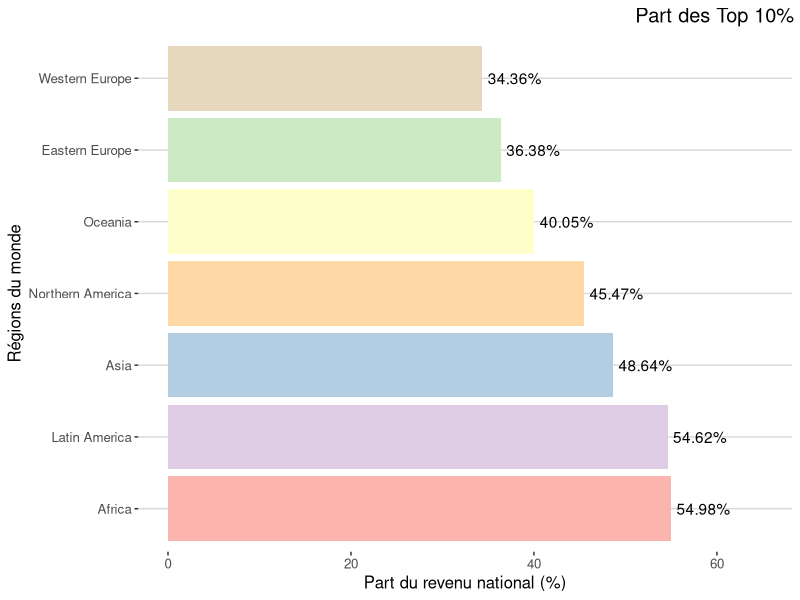
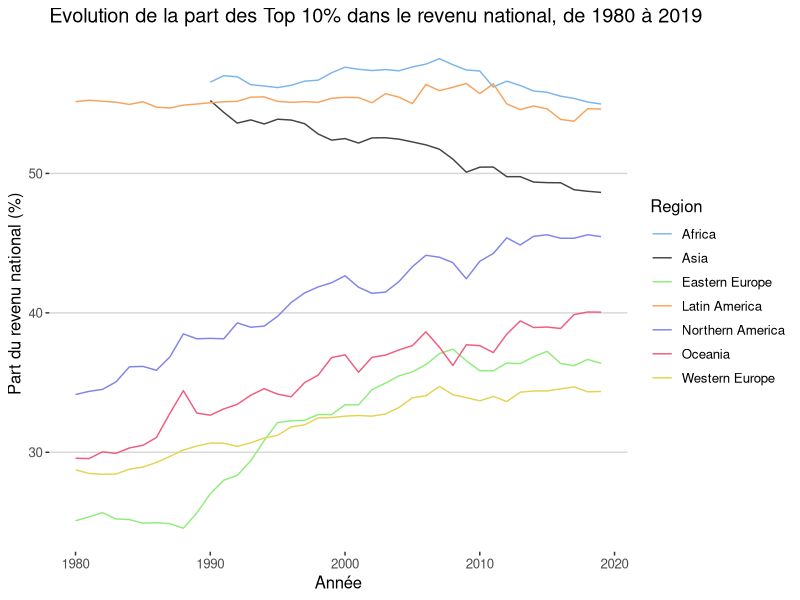
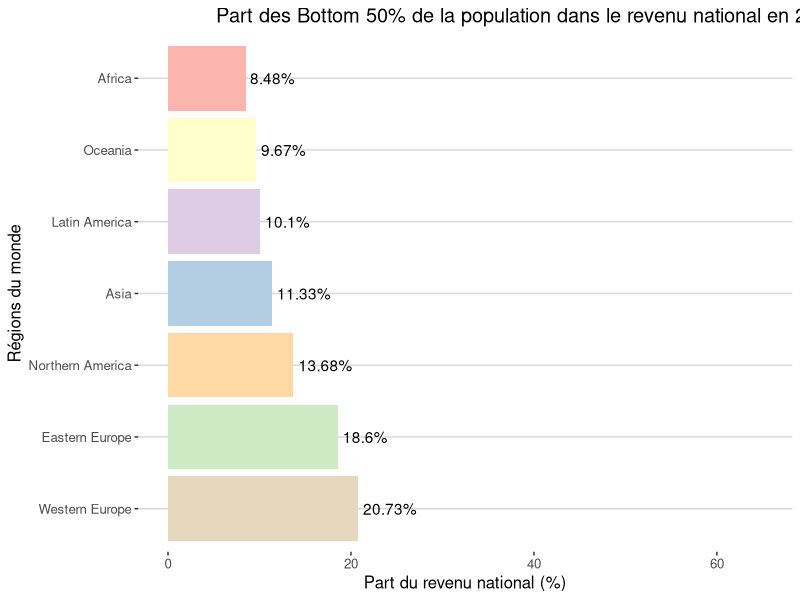
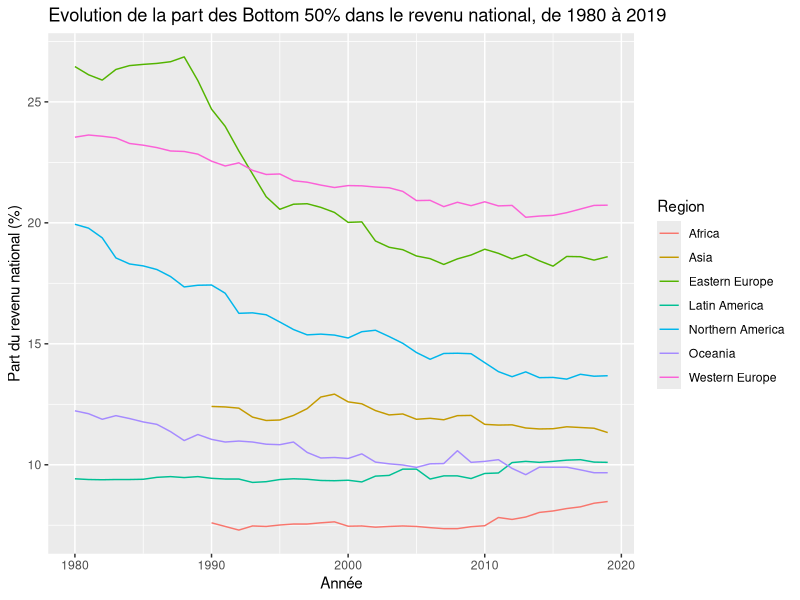
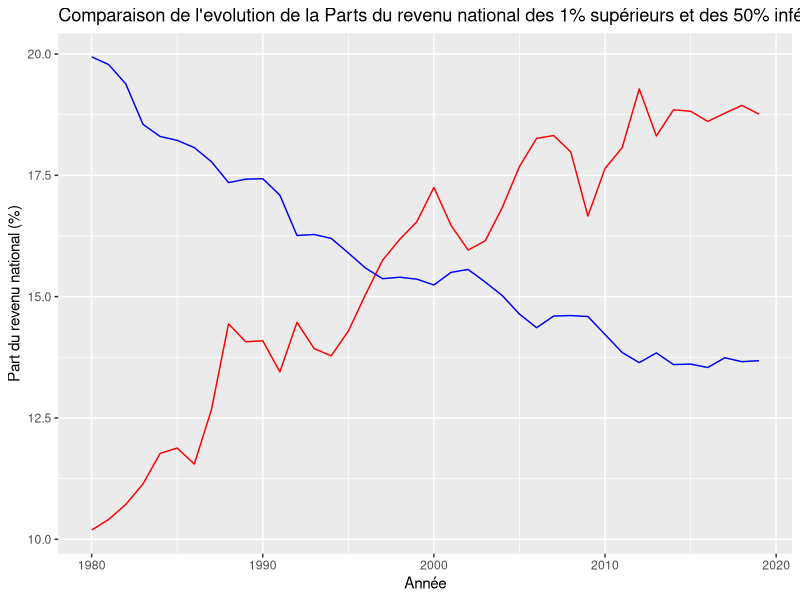
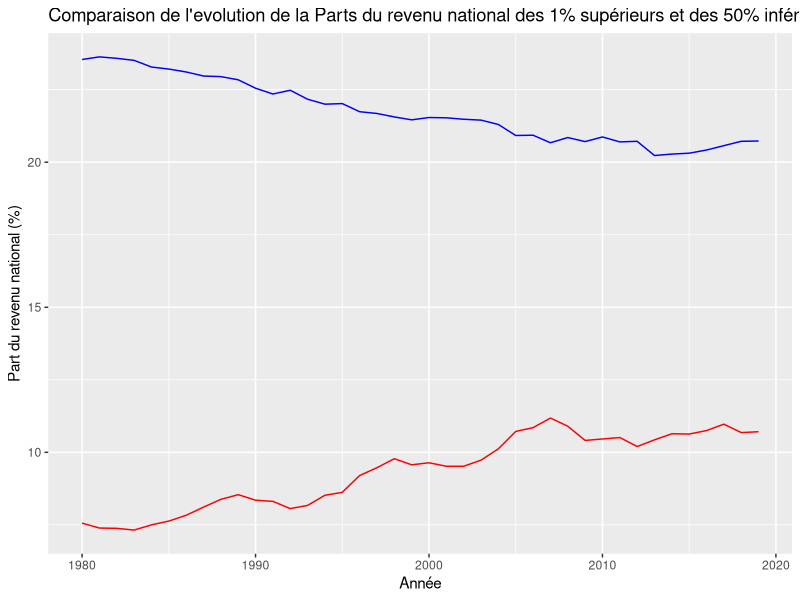
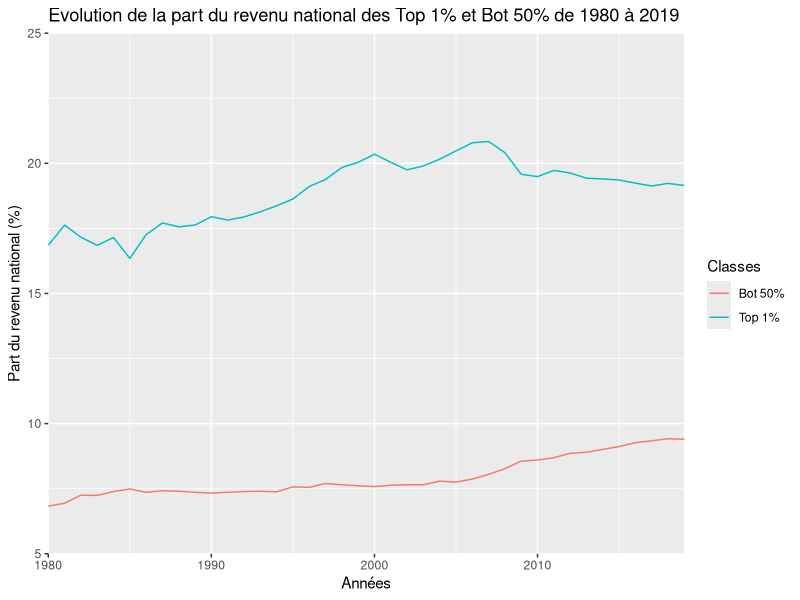
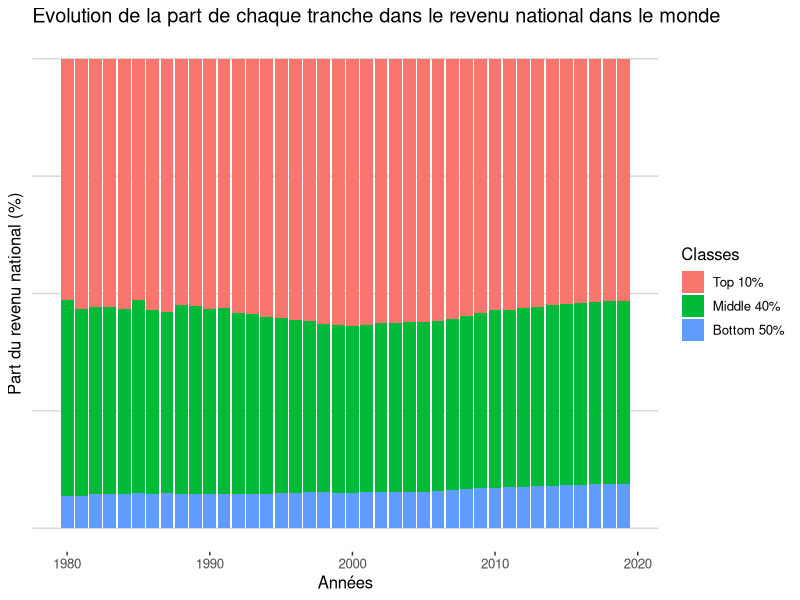

Source code (R) for these figures, in order:
## ---- chunk 1
knitr::opts_chunk$set(echo = TRUE)
## ---- chunk 2
library(tidyverse)
library(reshape2)
library(ggthemes)

## ---- chunk 3
world_region_data <- read_delim("data/World_Region_Data/world_region_data.csv", 
    ";", escape_double = FALSE, trim_ws = TRUE)

world_region_data2 <- read_delim("data/World_Region_Data/world_region_data2.csv", 
    ";", escape_double = FALSE, trim_ws = TRUE)

world_country_data1 <- read_delim("data/World_Country_Data/world_country_data1.csv", 
    ";", escape_double = FALSE, trim_ws = TRUE)

world_country_data2 <- read_delim("data/World_Country_Data/world_country_data2.csv", 
    ";", escape_double = FALSE, trim_ws = TRUE)

world_country_data3 <- read_delim("data/World_Country_Data/world_country_data3.csv", 
    ";", escape_double = FALSE, trim_ws = TRUE)
## ---- chunk 4
region_dataset <- merge(x = world_region_data, y = world_region_data2, by = "Year", all = TRUE)
region_dataset <- data.frame(region_dataset)
region_dataset <- tibble(region_dataset)
rm(world_region_data,world_region_data2)
## ---- chunk 5
country_dataset <- merge(x = world_country_data1, y = world_country_data2, by = "Year", all = TRUE)
country_dataset <- merge(x = country_dataset, y = world_country_data3, by = "Year", all = TRUE)
country_dataset <- data.frame(country_dataset)
country_dataset <- tibble(country_dataset)
## ---- chunk 6
NIdataset <- region_dataset %>% select("Year", ends_with("NI"))
GDPdataset <- region_dataset %>% select("Year", ends_with("GDP"))
PTNIB40dataset <- region_dataset %>% select("Year", ends_with("PTNIB40"))
PTNIB50dataset <- region_dataset %>% select("Year", ends_with("PTNIB50"))
PTNIT1dataset <- region_dataset %>% select("Year", ends_with("PTNIT1"))
PTNIT10dataset <- region_dataset %>% select("Year", ends_with("PTNIT10"))
PTNIM40dataset <- region_dataset %>% select("Year", ends_with("PTNIM40"))
rm(region_dataset)
## ---- chunk 7
PatGouvdataset <- world_country_data1 %>% select("Year", ends_with("PatrimoineGouvernement"))
PatPrivdataset <- world_country_data1 %>% select("Year", ends_with("PatrimoinePrivé"))
PIBdataset <- world_country_data1 %>% select("Year", ends_with("PIB"))
RatioPatRevdataset <- world_country_data1 %>% select("Year", ends_with("RatioPatrimoineRevenu"))
RevNatdataset <- world_country_data2 %>% select("Year", ends_with("RevenuNational"))
RevNatTop10dataset <- world_country_data2 %>% select("Year", ends_with("RevenuNationalPT(Top10%)"))
RevNatBottom50dataset <- world_country_data2 %>% select("Year", ends_with("RevenuNationalPT(Bottom50%)"))
RevNatTop1dataset <- world_country_data2 %>% select("Year", ends_with("RevenuNationalPT(Top1%)"))
RevNatMedium40dataset <- world_country_data2 %>% select("Year", ends_with("RevenuNationalPT(Medium40%)"))
CapNatdataset <- world_country_data3 %>% select("Year", ends_with("CapitalNational"))
PatTop10 <- country_dataset %>% select("Year", ends_with("Patrimoine.Top10.."))
PatMedium40 <- country_dataset %>% select("Year", ends_with("Patrimoine.Medium40.."))
PatBottom50 <- country_dataset %>% select("Year", ends_with("Patrimoine.Bottom50.."))
PatTop1 <- country_dataset %>% select("Year", ends_with("Patrimoine.Top1.."))
rm(country_dataset,world_country_data1,world_country_data2,world_country_data3)
## ---- chunk 8
tempdataset <- PTNIT10dataset %>% rename("World"=WorldPTNIT10,"Western Europe"=WesternEuropePTNIT10, Asia=AsiaPTNIT10, "Eastern Europe"=EasternEuropePTNIT10, "Northern America"=NorthernAmericaPTNIT10, Oceania=OceaniaPTNIT10, "Latin America"=LatinAmericaPTNIT10, Africa=AfricaPTNIT10) %>%
melt(id.vars="Year") %>%
filter(variable=="World"|variable=="Western Europe"|variable=="Asia"|variable=="Eastern Europe"|variable=="Northern America"|variable=="Oceania"|variable=="Latin America"|variable=="Africa")%>%
mutate(PTNIT10_in_percent = value*100)%>%
subset (select = -value)

tempdataset2 <- PTNIM40dataset %>% rename("World"=WorldPTNIM40,"Western Europe"=WesternEuropePTNIM40, Asia=AsiaPTNIM40, "Eastern Europe"=EasternEuropePTNIM40, "Northern America"=NorthernAmericaPTNIM40, Oceania=OceaniaPTNIM40, "Latin America"=LatinAmericaPTNIM40, Africa=AfricaPTNIM40) %>%
melt(id.vars="Year") %>%
filter(variable=="World"|variable=="Western Europe"|variable=="Asia"|variable=="Eastern Europe"|variable=="Northern America"|variable=="Oceania"|variable=="Latin America"|variable=="Africa") %>%
mutate(PTNIM40_in_percent = value*100)%>%
subset (select = -value)


tempdataset3 <- PTNIB50dataset %>% rename("World"=WorldPTNIB50,"Western Europe"=WesternEuropePTNIB50, Asia=AsiaPTNIB50, "Eastern Europe"=EasternEuropePTNIB50, "Northern America"=NorthernAmericaPTNIB50, Oceania=OceaniaPTNIB50, "Latin America"=LatinAmericaPTNIB50, Africa=AfricaPTNIB50) %>%
melt(id.vars="Year") %>%
filter(variable=="World"|variable=="Western Europe"|variable=="Asia"|variable=="Eastern Europe"|variable=="Northern America"|variable=="Oceania"|variable=="Latin America"|variable=="Africa") %>%
mutate(PTNIB50_in_percent = value*100)%>%
subset (select = -value)

tempdataset4 <- PTNIT1dataset %>% rename("World"=WorldPTNIT1,"Western Europe"=WesternEuropePTNIT1, Asia=AsiaPTNIT1, "Eastern Europe"=EasternEuropePTNIT1, "Northern America"=NorthernAmericaPTNIT1, Oceania=OceaniaPTNIT1, "Latin America"=LatinAmericaPTNIT1, Africa=AfricaPTNIT1) %>%
melt(id.vars="Year") %>%
filter(variable=="World"|variable=="Western Europe"|variable=="Asia"|variable=="Eastern Europe"|variable=="Northern America"|variable=="Oceania"|variable=="Latin America"|variable=="Africa")%>%
mutate(PTNIT1_in_percent = value*100)%>%
subset (select = -value)

tempdataset5 <- NIdataset %>% rename("World"=WorldNI,"Western Europe"=WesternEuropeNI, Asia=AsiaNI, "Eastern Europe"=EasternEuropeNI, "Northern America"=NorthernAmericaNI, Oceania=OceaniaNI, "Latin America"=LatinAmericaNI, Africa=AfricaNI) %>%
melt(id.vars="Year") %>%
filter(variable=="World"|variable=="Western Europe"|variable=="Asia"|variable=="Eastern Europe"|variable=="Northern America"|variable=="Oceania"|variable=="Latin America"|variable=="Africa")%>%
rename(NI=value)

tempdataset6 <- GDPdataset %>% rename("World"=WorldGDP,"Western Europe"=WesternEuropeGDP, Asia=AsiaGDP, "Eastern Europe"=EasternEuropeGDP, "Northern America"=NorthernAmericaGDP, Oceania=OceaniaGDP, "Latin America"=LatinAmericaGDP, Africa=AfricaGDP) %>%
melt(id.vars="Year") %>%
filter(variable=="World"|variable=="Western Europe"|variable=="Asia"|variable=="Eastern Europe"|variable=="Northern America"|variable=="Oceania"|variable=="Latin America"|variable=="Africa")%>%
rename(GDP=value)
## ---- chunk 9
final_region_dataset <- merge(x = tempdataset, y = tempdataset2, by = c("Year", "variable"), all = TRUE)
final_region_dataset <- merge(x = final_region_dataset, y = tempdataset3, by = c("Year", "variable"), all = TRUE)
final_region_dataset <- merge(x = final_region_dataset, y = tempdataset4, by = c("Year", "variable"), all = TRUE)
final_region_dataset <- merge(x = final_region_dataset, y = tempdataset5, by = c("Year", "variable"), all = TRUE)
final_region_dataset <- merge(x = final_region_dataset, y = tempdataset6, by = c("Year", "variable"), all = TRUE)%>%
rename(Region=variable)
rm(tempdataset, tempdataset2, tempdataset3,tempdataset4,tempdataset5,tempdataset6)
rm(NIdataset,GDPdataset,PTNIT1dataset,PTNIT10dataset,PTNIM40dataset,PTNIB50dataset,PTNIB40dataset)
## ---- chunk 10
tempdataset <- PatGouvdataset %>% rename("France"=France_PatrimoineGouvernement,"Afrique du Sud"=AfriqueSud_PatrimoineGouvernement, "Australie"=Australie_PatrimoineGouvernement, "Canada"=Canada_PatrimoineGouvernement, "Chine"=Chine_PatrimoineGouvernement, "Danemark"=Danemark_PatrimoineGouvernement, "Inde"=Inde_PatrimoineGouvernement, "Royaume-Uni"=RU_PatrimoineGouvernement, "Japon"=Japon_PatrimoineGouvernement, "Mexique"=Mexique_PatrimoineGouvernement, "Russie"=Russie_PatrimoineGouvernement, "Etats-Unis"=US_PatrimoineGouvernement) %>%
melt(id.vars="Year") %>%
mutate(PatrimoineGouvernement = value)%>%
subset (select = -value)

tempdataset2 <- PatPrivdataset %>% rename("France"=France_PatrimoinePrivé,"Afrique du Sud"=AfriqueSud_PatrimoinePrivé, "Australie"=Australie_PatrimoinePrivé, "Canada"=Canada_PatrimoinePrivé, "Chine"=Chine_PatrimoinePrivé, "Danemark"=Danemark_PatrimoinePrivé, "Inde"=Inde_PatrimoinePrivé, "Royaume-Uni"=RU_PatrimoinePrivé, "Japon"=Japon_PatrimoinePrivé, "Mexique"=Mexique_PatrimoinePrivé, "Russie"=Russie_PatrimoinePrivé, "Etats-Unis"=US_PatrimoinePrivé) %>%
melt(id.vars="Year") %>%
mutate(PatrimoinePrivé = value)%>%
subset (select = -value)

tempdataset3 <- PIBdataset %>% rename("France"=France_PIB,"Afrique du Sud"=AfriqueSud_PIB, "Australie"=Australie_PIB, "Canada"=Canada_PIB, "Chine"=Chine_PIB, "Danemark"=Danemark_PIB, "Inde"=Inde_PIB, "Royaume-Uni"=RU_PIB, "Japon"=Japon_PIB, "Mexique"=Mexique_PIB, "Russie"=Russie_PIB, "Etats-Unis"=US_PIB) %>%
melt(id.vars="Year") %>%
mutate(PIB = value)%>%
subset (select = -value)

tempdataset4 <- RatioPatRevdataset %>% rename("France"=France_RatioPatrimoineRevenu,"Afrique du Sud"=AfriqueSud_RatioPatrimoineRevenu, "Australie"=Australie_RatioPatrimoineRevenu, "Canada"=Canada_RatioPatrimoineRevenu, "Chine"=Chine_RatioPatrimoineRevenu, "Danemark"=Danemark_RatioPatrimoineRevenu, "Inde"=Inde_RatioPatrimoineRevenu, "Royaume-Uni"=RU_RatioPatrimoineRevenu, "Japon"=Japon_RatioPatrimoineRevenu, "Mexique"=Mexique_RatioPatrimoineRevenu, "Russie"=Russie_RatioPatrimoineRevenu, "Etats-Unis"=US_RatioPatrimoineRevenu) %>%
melt(id.vars="Year") %>%
mutate(RatioPatrimoineRevenu = value)%>%
subset (select = -value)

tempdataset5 <- RevNatdataset %>% rename("France"=France_RevenuNational,"Afrique du Sud"=AfriqueSud_RevenuNational, "Australie"=Australie_RevenuNational, "Canada"=Canada_RevenuNational, "Chine"=Chine_RevenuNational, "Danemark"=Danemark_RevenuNational, "Inde"=Inde_RevenuNational, "Royaume-Uni"=RU_RevenuNational, "Japon"=Japon_RevenuNational, "Mexique"=Mexique_RevenuNational, "Russie"=Russie_RevenuNational, "Etats-Unis"=US_RevenuNational) %>%
melt(id.vars="Year") %>%
mutate(RevenuNational = value)%>%
subset (select = -value)

tempdataset6 <- RevNatTop10dataset %>% rename("France"=`France_RevenuNationalPT(Top10%)`,"Afrique du Sud"=`AfriqueSud_RevenuNationalPT(Top10%)`, "Australie"=`Australie_RevenuNationalPT(Top10%)`, "Canada"=`Canada_RevenuNationalPT(Top10%)`, "Chine"=`Chine_RevenuNationalPT(Top10%)`, "Danemark"=`Danemark_RevenuNationalPT(Top10%)`, "Inde"=`Inde_RevenuNationalPT(Top10%)`, "Royaume-Uni"=`RU_RevenuNationalPT(Top10%)`, "Japon"=`Japon_RevenuNationalPT(Top10%)`, "Mexique"=`Mexique_RevenuNationalPT(Top10%)`, "Russie"=`Russie_RevenuNationalPT(Top10%)`, "Etats-Unis"=`US_RevenuNationalPT(Top10%)`) %>%
melt(id.vars="Year") %>%
mutate(RevenuNationalTop10 = value*100)%>%
subset (select = -value)

tempdataset7 <- RevNatBottom50dataset %>% rename("France"=`France_RevenuNationalPT(Bottom50%)`,"Afrique du Sud"=`AfriqueSud_RevenuNationalPT(Bottom50%)`, "Australie"=`Australie_RevenuNationalPT(Bottom50%)`, "Canada"=`Canada_RevenuNationalPT(Bottom50%)`, "Chine"=`Chine_RevenuNationalPT(Bottom50%)`, "Danemark"=`Danemark_RevenuNationalPT(Bottom50%)`, "Inde"=`Inde_RevenuNationalPT(Bottom50%)`, "Royaume-Uni"=`RU_RevenuNationalPT(Bottom50%)`, "Japon"=`Japon_RevenuNationalPT(Bottom50%)`, "Mexique"=`Mexique_RevenuNationalPT(Bottom50%)`, "Russie"=`Russie_RevenuNationalPT(Bottom50%)`, "Etats-Unis"=`US_RevenuNationalPT(Bottom50%)`) %>%
melt(id.vars="Year") %>%
mutate(RevenuNationalBottom50 = value*100)%>%
subset (select = -value)

tempdataset8 <- RevNatTop1dataset %>% rename("France"=`France_RevenuNationalPT(Top1%)`,"Afrique du Sud"=`AfriqueSud_RevenuNationalPT(Top1%)`, "Australie"=`Australie_RevenuNationalPT(Top1%)`, "Canada"=`Canada_RevenuNationalPT(Top1%)`, "Chine"=`Chine_RevenuNationalPT(Top1%)`, "Danemark"=`Danemark_RevenuNationalPT(Top1%)`, "Inde"=`Inde_RevenuNationalPT(Top1%)`, "Royaume-Uni"=`RU_RevenuNationalPT(Top1%)`, "Japon"=`Japon_RevenuNationalPT(Top1%)`, "Mexique"=`Mexique_RevenuNationalPT(Top1%)`, "Russie"=`Russie_RevenuNationalPT(Top1%)`, "Etats-Unis"=`US_RevenuNationalPT(Top1%)`) %>%
melt(id.vars="Year") %>%
mutate(RevenuNationalTop1 = value*100)%>%
subset (select = -value)

tempdataset9 <- RevNatMedium40dataset %>% rename("France"=`France_RevenuNationalPT(Medium40%)`,"Afrique du Sud"=`AfriqueSud_RevenuNationalPT(Medium40%)`, "Australie"=`Australie_RevenuNationalPT(Medium40%)`, "Canada"=`Canada_RevenuNationalPT(Medium40%)`, "Chine"=`Chine_RevenuNationalPT(Medium40%)`, "Danemark"=`Danemark_RevenuNationalPT(Medium40%)`, "Inde"=`Inde_RevenuNationalPT(Medium40%)`, "Royaume-Uni"=`RU_RevenuNationalPT(Medium40%)`, "Japon"=`Japon_RevenuNationalPT(Medium40%)`, "Mexique"=`Mexique_RevenuNationalPT(Medium40%)`, "Russie"=`Russie_RevenuNationalPT(Medium40%)`, "Etats-Unis"=`US_RevenuNationalPT(Medium40%)`) %>%
melt(id.vars="Year") %>%
mutate(RevenuNationalMedium40 = value*100)%>%
subset (select = -value)

tempdataset10 <- CapNatdataset %>% rename("France"=France_CapitalNational,"Afrique du Sud"=AfriqueSud_CapitalNational, "Australie"=Australie_CapitalNational, "Canada"=Canada_CapitalNational, "Chine"=Chine_CapitalNational, "Danemark"=Danemark_CapitalNational, "Inde"=Inde_CapitalNational, "Royaume-Uni"=RU_CapitalNational, "Japon"=Japon_CapitalNational, "Mexique"=Mexique_CapitalNational, "Russie"=Russie_CapitalNational, "Etats-Unis"=US_CapitalNational) %>%
melt(id.vars="Year") %>%
mutate(CapitalNational = value*100)%>%
subset (select = -value)

tempdataset11 <- PatTop10 %>% rename("France"=France_Patrimoine.Top10..,"Afrique du Sud"=AfriqueSud_Patrimoine.Top10.., "Australie"=Australie_Patrimoine.Top10.., "Canada"=Canada_Patrimoine.Top10.., "Chine"=Chine_Patrimoine.Top10.., "Danemark"=Danemark_Patrimoine.Top10.., "Inde"=Inde_Patrimoine.Top10.., "Royaume-Uni"=RU_Patrimoine.Top10.., "Japon"=Japon_Patrimoine.Top10.., "Mexique"=Mexique_Patrimoine.Top10.., "Russie"=Russie_Patrimoine.Top10.., "Etats-Unis"=US_Patrimoine.Top10..) %>%
melt(id.vars="Year") %>%
mutate(PatrimoineTop10 = value*100)%>%
subset (select = -value)

tempdataset12 <- PatBottom50 %>% rename("France"=France_Patrimoine.Bottom50..,"Afrique du Sud"=AfriqueSud_Patrimoine.Bottom50.., "Australie"=Australie_Patrimoine.Bottom50.., "Canada"=Canada_Patrimoine.Bottom50.., "Chine"=Chine_Patrimoine.Bottom50.., "Danemark"=Danemark_Patrimoine.Bottom50.., "Inde"=Inde_Patrimoine.Bottom50.., "Royaume-Uni"=RU_Patrimoine.Bottom50.., "Japon"=Japon_Patrimoine.Bottom50.., "Mexique"=Mexique_Patrimoine.Bottom50.., "Russie"=Russie_Patrimoine.Bottom50.., "Etats-Unis"=US_Patrimoine.Bottom50..) %>%
melt(id.vars="Year") %>%
mutate(PatrimoineBottom50 = value*100)%>%
subset (select = -value)

tempdataset13 <- PatTop1 %>% rename("France"=France_Patrimoine.Top1..,"Afrique du Sud"=AfriqueSud_Patrimoine.Top1.., "Australie"=Australie_Patrimoine.Top1.., "Canada"=Canada_Patrimoine.Top1.., "Chine"=Chine_Patrimoine.Top1.., "Danemark"=Danemark_Patrimoine.Top1.., "Inde"=Inde_Patrimoine.Top1.., "Royaume-Uni"=RU_Patrimoine.Top1.., "Japon"=Japon_Patrimoine.Top1.., "Mexique"=Mexique_Patrimoine.Top1.., "Russie"=Russie_Patrimoine.Top1.., "Etats-Unis"=US_Patrimoine.Top1..) %>%
melt(id.vars="Year") %>%
mutate(PatrimoineTop1 = value*100)%>%
subset (select = -value)

tempdataset14 <- PatMedium40 %>% rename("France"=France_Patrimoine.Medium40..,"Afrique du Sud"=AfriqueSud_Patrimoine.Medium40.., "Australie"=Australie_Patrimoine.Medium40.., "Canada"=Canada_Patrimoine.Medium40.., "Chine"=Chine_Patrimoine.Medium40.., "Danemark"=Danemark_Patrimoine.Medium40.., "Inde"=Inde_Patrimoine.Medium40.., "Royaume-Uni"=RU_Patrimoine.Medium40.., "Japon"=Japon_Patrimoine.Medium40.., "Mexique"=Mexique_Patrimoine.Medium40.., "Russie"=Russie_Patrimoine.Medium40.., "Etats-Unis"=US_Patrimoine.Medium40..) %>%
melt(id.vars="Year") %>%
mutate(PatrimoineMedium40 = value*100)%>%
subset (select = -value)

final_country_dataset <- merge(x = tempdataset, y = tempdataset2, by = c("Year", "variable"), all = TRUE)
final_country_dataset <- merge(x = final_country_dataset, y = tempdataset3, by = c("Year", "variable"), all = TRUE)
final_country_dataset <- merge(x = final_country_dataset, y = tempdataset4, by = c("Year", "variable"), all = TRUE)
final_country_dataset <- merge(x = final_country_dataset, y = tempdataset5, by = c("Year", "variable"), all = TRUE)
final_country_dataset <- merge(x = final_country_dataset, y = tempdataset6, by = c("Year", "variable"), all = TRUE)
final_country_dataset <- merge(x = final_country_dataset, y = tempdataset7, by = c("Year", "variable"), all = TRUE)
final_country_dataset <- merge(x = final_country_dataset, y = tempdataset8, by = c("Year", "variable"), all = TRUE)
final_country_dataset <- merge(x = final_country_dataset, y = tempdataset9, by = c("Year", "variable"), all = TRUE)
final_country_dataset <- merge(x = final_country_dataset, y = tempdataset10, by = c("Year", "variable"), all = TRUE)
final_country_dataset <- merge(x = final_country_dataset, y = tempdataset11, by = c("Year", "variable"), all = TRUE)
final_country_dataset <- merge(x = final_country_dataset, y = tempdataset12, by = c("Year", "variable"), all = TRUE)
final_country_dataset <- merge(x = final_country_dataset, y = tempdataset13, by = c("Year", "variable"), all = TRUE)
final_country_dataset <- merge(x = final_country_dataset, y = tempdataset14, by = c("Year", "variable"), all = TRUE)

final_country_dataset <- final_country_dataset %>% rename(Pays=variable)
rm(tempdataset, tempdataset2, tempdataset3,tempdataset4,tempdataset5,tempdataset6,tempdataset7,tempdataset8,tempdataset9,tempdataset10,tempdataset11,tempdataset12,tempdataset13,tempdataset14)
rm(PatGouvdataset,PatPrivdataset,PIBdataset,RatioPatRevdataset,RevNatdataset,RevNatTop1dataset,RevNatTop10dataset,RevNatMedium40dataset,RevNatBottom50dataset,CapNatdataset,PatTop1,PatTop10,PatMedium40,PatBottom50)
## ---- chunk 11
head(final_region_dataset)
## ---- chunk 12
head(final_country_dataset)
## ---- chunk 13
# Part des Top 10% de la population dans le revenu national en 2019
final_region_dataset %>% filter(Year == "2019", Region !="World") %>%
ggplot(aes(x= reorder(Region, -PTNIT10_in_percent), y=PTNIT10_in_percent, fill=Region)) + geom_bar(stat="identity") + ylim(0,65) + geom_text(aes(label=paste0(PTNIT10_in_percent, "%"), hjust=-0.1))+ labs(title="Part des Top 10% de la population dans le revenu national en 2019", x="Régions du monde", y = "Part du revenu national (%)") + scale_fill_brewer(palette = "Pastel1") + coord_flip() +  theme_hc()+ scale_colour_hc() + theme(legend.position = "none", plot.title = element_text(size = rel(1.2), hjust = 8))

## ---- chunk 14
#Evolution de la part des Top 10% dans le revenu national, de 1980 à 2019
final_region_dataset %>% filter(Region!="World")%>% ggplot(aes(x=Year, y=PTNIT10_in_percent, group = Region, color = Region))+geom_line() + labs(title="Evolution de la part des Top 10% dans le revenu national, de 1980 à 2019", x="Année", y = "Part du revenu national (%)")+theme_hc()+ scale_colour_hc()+theme(legend.position = "right")

## ---- chunk 15

# Part des Bottom 50% de la population dans le revenu national en 2019
final_region_dataset %>% filter(Year == "2019", Region !="World") %>%
ggplot(aes(x= reorder(Region, -PTNIB50_in_percent), y=PTNIB50_in_percent, fill=Region)) + geom_bar(stat="identity") + ylim(0,65) + geom_text(aes(label=paste0(PTNIB50_in_percent, "%"), hjust=-0.1))+ labs(title="Part des Bottom 50% de la population dans le revenu national en 2019", x="Régions du monde", y = "Part du revenu national (%)") + scale_fill_brewer(palette = "Pastel1") + coord_flip()  +  theme_hc()+ scale_colour_hc() + theme(legend.position = "none", plot.title = element_text(size = rel(1.2), hjust = 2.5))

## ---- chunk 16
#Evolution de la part des Bottom 50% dans le revenu national, de 1980 à 2019
final_region_dataset %>%filter(Region!="World")%>% ggplot(aes(x=Year, y=PTNIB50_in_percent, group = Region, color = Region))+geom_line() + labs(title="Evolution de la part des Bottom 50% dans le revenu national, de 1980 à 2019", x="Année", y = "Part du revenu national (%)")

## ---- chunk 17
#Comparaison de l'evolution de la Parts du revenu national des 1% supérieurs et des 50% inférieurs en Amérique du Nord, de 1980 à 2019
final_region_dataset %>% filter(Region == "Northern America") %>%
ggplot(aes(x=Year))+geom_line(aes(y=PTNIT1_in_percent), color="red") +geom_line(aes(y=PTNIB50_in_percent), color="blue") + labs(title="Comparaison de l'evolution de la Parts du revenu national des 1% supérieurs et des 50% inférieurs en Amérique du Nord, de 1980 à 2019", x="Année", y = "Part du revenu national (%)")

## ---- chunk 18
#Comparaison de l'evolution de la Parts du revenu national des 1% supérieurs et des 50% inférieurs en Europe de l'Ouest, de 1980 à 2019
final_region_dataset %>% filter(Region == "Western Europe") %>%
ggplot(aes(x=Year))+geom_line(aes(y=PTNIT1_in_percent), color="red") +geom_line(aes(y=PTNIB50_in_percent), color="blue") + labs(title="Comparaison de l'evolution de la Parts du revenu national des 1% supérieurs et des 50% inférieurs en Europe de l'Ouest, de 1980 à 2019", x="Année", y = "Part du revenu national (%)")

## ---- chunk 19
final_region_dataset %>% filter(Region == "World") %>%
ggplot(aes(x=Year))+geom_line(aes(y=PTNIT1_in_percent, color="Top 1%"))+geom_line(aes(y=PTNIB50_in_percent, color="Bot 50%")) + labs(title="Evolution de la part du revenu national des Top 1% et Bot 50% de 1980 à 2019", x="Années", y = "Part du revenu national (%)",color = "Classes" )+ scale_x_continuous(limits = c(1980,2019), expand = c(0, 0)) + scale_y_continuous(limits = c(5,25), expand = c(0, 0))
## ---- chunk 20
world <- filter(final_region_dataset, Region== "World")
world <- melt(world[,c('Year','PTNIT10_in_percent','PTNIM40_in_percent','PTNIB50_in_percent')],id.vars =1)

world%>%
ggplot(aes(x=Year))+geom_col(aes(y=value, fill=variable))+ scale_fill_discrete(name = "Classes", labels = c("Top 10%", "Middle 40%", "Bottom 50%"))+
labs(title="Evolution de la part de chaque tranche dans le revenu national dans le monde", x="Années", y = "Part du revenu national (%)" )+theme(axis.text.y=element_blank(), axis.ticks.y=element_blank())+theme_hc()+ scale_colour_hc()+theme(legend.position = "right")
rm(world)
## ---- chunk 21
final_region_dataset %>% 
filter(Region=="World") %>%
mutate(Previous_Year = lag(NI, 1), Change = NI - Previous_Year, Percent_Change = Change/Previous_Year*100) %>%
ggplot(aes(x = Year, y = Percent_Change)) + geom_line() + geom_smooth()+ labs(title="Evolution du taux de croissance du National Income dans le monde", x="Années", y = "Taux de croissance NI")
## ---- chunk 22
tempEE <- final_region_dataset %>% 
filter(Region=="Eastern Europe") %>%
mutate(Previous_Year = lag(NI, 1), Change = NI - Previous_Year, Percent_Change = Change/Previous_Year*100)
tempWE <- final_region_dataset %>% 
filter(Region=="Western Europe") %>%
mutate(Previous_Year = lag(NI, 1), Change = NI - Previous_Year, Percent_Change = Change/Previous_Year*100)
tempAs <- final_region_dataset %>% 
filter(Region=="Asia") %>%
mutate(Previous_Year = lag(NI, 1), Change = NI - Previous_Year, Percent_Change = Change/Previous_Year*100)
tempAf <- final_region_dataset %>% 
filter(Region=="Africa") %>%
mutate(Previous_Year = lag(NI, 1), Change = NI - Previous_Year, Percent_Change = Change/Previous_Year*100)
tempOc <- final_region_dataset %>% 
filter(Region=="Oceania") %>%
mutate(Previous_Year = lag(NI, 1), Change = NI - Previous_Year, Percent_Change = Change/Previous_Year*100)
tempLA <- final_region_dataset %>% 
filter(Region=="Latin America") %>%
mutate(Previous_Year = lag(NI, 1), Change = NI - Previous_Year, Percent_Change = Change/Previous_Year*100)
tempNA <- final_region_dataset %>% 
filter(Region=="Northern America") %>%
mutate(Previous_Year = lag(NI, 1), Change = NI - Previous_Year, Percent_Change = Change/Previous_Year*100)

ggplot(NULL, aes(x = Year, y = Percent_Change)) + geom_smooth(data=tempEE, aes(color="Eastern Europe"), se = FALSE)+ geom_smooth(data=tempWE, aes(color="Western Europe"), se = FALSE)+ geom_smooth(data=tempAs, aes(color="Asia"), se = FALSE)+ geom_smooth(data=tempAf, aes(color="Africa"), se = FALSE)+ geom_smooth(data=tempOc, aes(color="Oceania"), se = FALSE)+ geom_smooth(data=tempLA, aes(color="Latin America"), se = FALSE)+ geom_smooth(data=tempNA, aes(color="Northern America"), se = FALSE)+ labs(title="Evolution du taux de croissance du National Income", x="Années", y = "Taux de croissance NI",color = "Régions" )+theme_hc()+ scale_colour_hc()
rm(tempEE, tempWE, tempAs, tempAf, tempOc, tempLA, tempNA)
## ---- chunk 23
final_region_dataset %>% 
filter(Region=="World") %>%
mutate(Previous_Year = lag(PTNIT1_in_percent, 1), Change = PTNIT1_in_percent - Previous_Year, Percent_Change = Change/Previous_Year*100) %>%
ggplot(aes(x = Year, y = Percent_Change)) + geom_line() + geom_smooth()+ labs(title="Evolution du taux de l'enrichissement des Top 1% dans le monde", x="Années", y = "Taux de croissance de la part dans le revenu nationa")
## ---- chunk 24
tempEE <- final_region_dataset %>% 
filter(Region=="Eastern Europe") %>%
mutate(Previous_Year = lag(PTNIT1_in_percent, 1), Change = PTNIT1_in_percent - Previous_Year, Percent_Change = Change/Previous_Year*100)
tempWE <- final_region_dataset %>% 
filter(Region=="Western Europe") %>%
mutate(Previous_Year = lag(PTNIT1_in_percent, 1), Change = PTNIT1_in_percent - Previous_Year, Percent_Change = Change/Previous_Year*100)
tempAs <- final_region_dataset %>% 
filter(Region=="Asia") %>%
mutate(Previous_Year = lag(PTNIT1_in_percent, 1), Change = PTNIT1_in_percent - Previous_Year, Percent_Change = Change/Previous_Year*100)
tempAf <- final_region_dataset %>% 
filter(Region=="Africa") %>%
mutate(Previous_Year = lag(PTNIT1_in_percent, 1), Change = PTNIT1_in_percent - Previous_Year, Percent_Change = Change/Previous_Year*100)
tempOc <- final_region_dataset %>% 
filter(Region=="Oceania") %>%
mutate(Previous_Year = lag(PTNIT1_in_percent, 1), Change = PTNIT1_in_percent - Previous_Year, Percent_Change = Change/Previous_Year*100)
tempLA <- final_region_dataset %>% 
filter(Region=="Latin America") %>%
mutate(Previous_Year = lag(PTNIT1_in_percent, 1), Change = PTNIT1_in_percent - Previous_Year, Percent_Change = Change/Previous_Year*100)
tempNA <-final_region_dataset %>% 
filter(Region=="Northern America") %>%
mutate(Previous_Year = lag(PTNIT1_in_percent, 1), Change = PTNIT1_in_percent - Previous_Year, Percent_Change = Change/Previous_Year*100)

ggplot(NULL, aes(x = Year, y = Percent_Change)) + geom_smooth(data=tempEE, aes(color="Eastern Europe"), se = FALSE)+ geom_smooth(data=tempWE, aes(color="Western Europe"), se = FALSE)+ geom_smooth(data=tempAs, aes(color="Asia"), se = FALSE)+ geom_smooth(data=tempAf, aes(color="Africa"), se = FALSE)+ geom_smooth(data=tempOc, aes(color="Oceania"), se = FALSE)+ geom_smooth(data=tempLA, aes(color="Latin America"), se = FALSE)+ geom_smooth(data=tempNA, aes(color="Northern America"), se = FALSE)+ labs(title="Evolution du taux de croissance de l'enrichissement des Top 1%", x="Années", y = "Taux de croissance de l'enrichissement",color = "Régions" )+theme_hc()+ scale_colour_hc()
rm(tempEE, tempWE, tempAs, tempAf, tempOc, tempLA, tempNA)
## ---- chunk 25
final_region_dataset %>% 
filter(Region=="World") %>%
mutate(Previous_Year = lag(PTNIB50_in_percent, 1), Change = PTNIB50_in_percent - Previous_Year, Percent_Change = Change/Previous_Year*100) %>%
ggplot(aes(x = Year, y = Percent_Change)) + geom_line() + geom_smooth()+ labs(title="Evolution du taux de l'enrichissement des Bottom 50% dans le monde", x="Années", y = "Taux de croissance de la part dans le revenu nationa")
## ---- chunk 26
tempEE <- final_region_dataset %>% 
filter(Region=="Eastern Europe") %>%
mutate(Previous_Year = lag(PTNIB50_in_percent, 1), Change = PTNIB50_in_percent - Previous_Year, Percent_Change = Change/Previous_Year*100)
tempWE <- final_region_dataset %>% 
filter(Region=="Western Europe") %>%
mutate(Previous_Year = lag(PTNIB50_in_percent, 1), Change = PTNIB50_in_percent - Previous_Year, Percent_Change = Change/Previous_Year*100)
tempAs <- final_region_dataset %>% 
filter(Region=="Asia") %>%
mutate(Previous_Year = lag(PTNIB50_in_percent, 1), Change = PTNIB50_in_percent - Previous_Year, Percent_Change = Change/Previous_Year*100)
tempAf <- final_region_dataset %>% 
filter(Region=="Africa") %>%
mutate(Previous_Year = lag(PTNIB50_in_percent, 1), Change = PTNIB50_in_percent - Previous_Year, Percent_Change = Change/Previous_Year*100)
tempOc <- final_region_dataset %>% 
filter(Region=="Oceania") %>%
mutate(Previous_Year = lag(PTNIB50_in_percent, 1), Change = PTNIB50_in_percent - Previous_Year, Percent_Change = Change/Previous_Year*100)
tempLA <- final_region_dataset %>% 
filter(Region=="Latin America") %>%
mutate(Previous_Year = lag(PTNIB50_in_percent, 1), Change = PTNIB50_in_percent - Previous_Year, Percent_Change = Change/Previous_Year*100)
tempNA <- final_region_dataset %>% 
filter(Region=="Northern America") %>%
mutate(Previous_Year = lag(PTNIB50_in_percent, 1), Change = PTNIB50_in_percent - Previous_Year, Percent_Change = Change/Previous_Year*100)

ggplot(NULL, aes(x = Year, y = Percent_Change)) + geom_smooth(data=tempEE, aes(color="Eastern Europe"), se = FALSE)+ geom_smooth(data=tempWE, aes(color="Western Europe"), se = FALSE)+ geom_smooth(data=tempAs, aes(color="Asia"), se = FALSE)+ geom_smooth(data=tempAf, aes(color="Africa"), se = FALSE)+ geom_smooth(data=tempOc, aes(color="Oceania"), se = FALSE)+ geom_smooth(data=tempLA, aes(color="Latin America"), se = FALSE)+ geom_smooth(data=tempNA, aes(color="Northern America"), se = FALSE)+ labs(title="Evolution du taux de croissance de l'enrichissement des Bottom 50%", x="Années", y = "Taux de croissance de l'enrichissement",color = "Régions" )+theme_hc()+ scale_colour_hc()
rm(tempEE, tempWE, tempAs, tempAf, tempOc, tempLA, tempNA)
## ---- chunk 27
final_region_dataset %>% filter(Year == "2019", Region!="World") %>%
ggplot(aes(x=NI,y=PTNIT1_in_percent))+geom_point(aes(color=Region))+ labs(title="Corrélation entre hausse de revenu national et revenu des Top 1% en 2019", x="Années", y = "Part du revenu national (%)",color = "Régions" )+geom_smooth(method=lm, se=FALSE, linetype="dashed",color="darkred")+theme_hc()+ scale_colour_hc()
## ---- chunk 28
final_region_dataset %>% filter(Year == "2019", Region!="World") %>%
ggplot(aes(x=NI,y=PTNIB50_in_percent))+geom_point(aes(color=Region))+ labs(title="Corrélation entre hausse de revenu national et revenu des Bottom 50% en 2019", x="Années", y = "Part du revenu national (%)",color = "Régions" )+geom_smooth(method=lm, se=FALSE, linetype="dashed",color="darkred")+theme_hc()+ scale_colour_hc()
## ---- chunk 29
#Evolution de la part des Bottom 50% dans le revenu national, de 1980 à 2019
final_country_dataset%>%filter(Year>=1990) %>% ggplot(aes(x=Year, group = Pays, color = Pays))+
geom_line(aes(y=PatrimoineGouvernement/RevenuNational*100,linetype = "Public"))+
geom_line(aes(y=PatrimoinePrivé/RevenuNational*100,linetype = "Privé"))+
labs(title="Comparaison de l'évolution des capitaux privés et public", x="Année", y = "Part du revenu national (%)", linetype="Capitaux")+theme_hc()+ scale_colour_hc()+theme(legend.position = "right")
